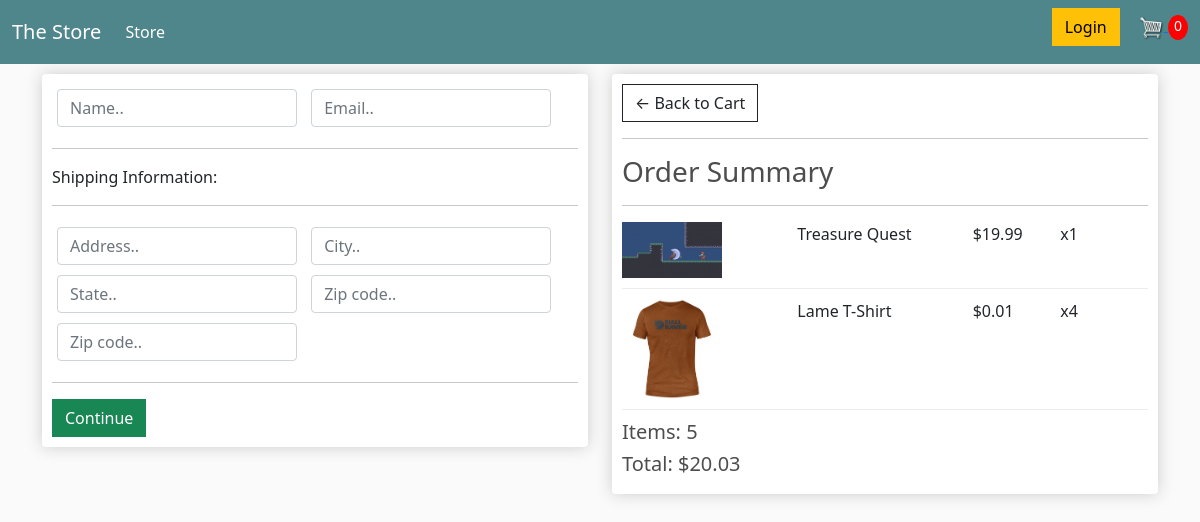
Before: /checkout (signed in) with the older database file.
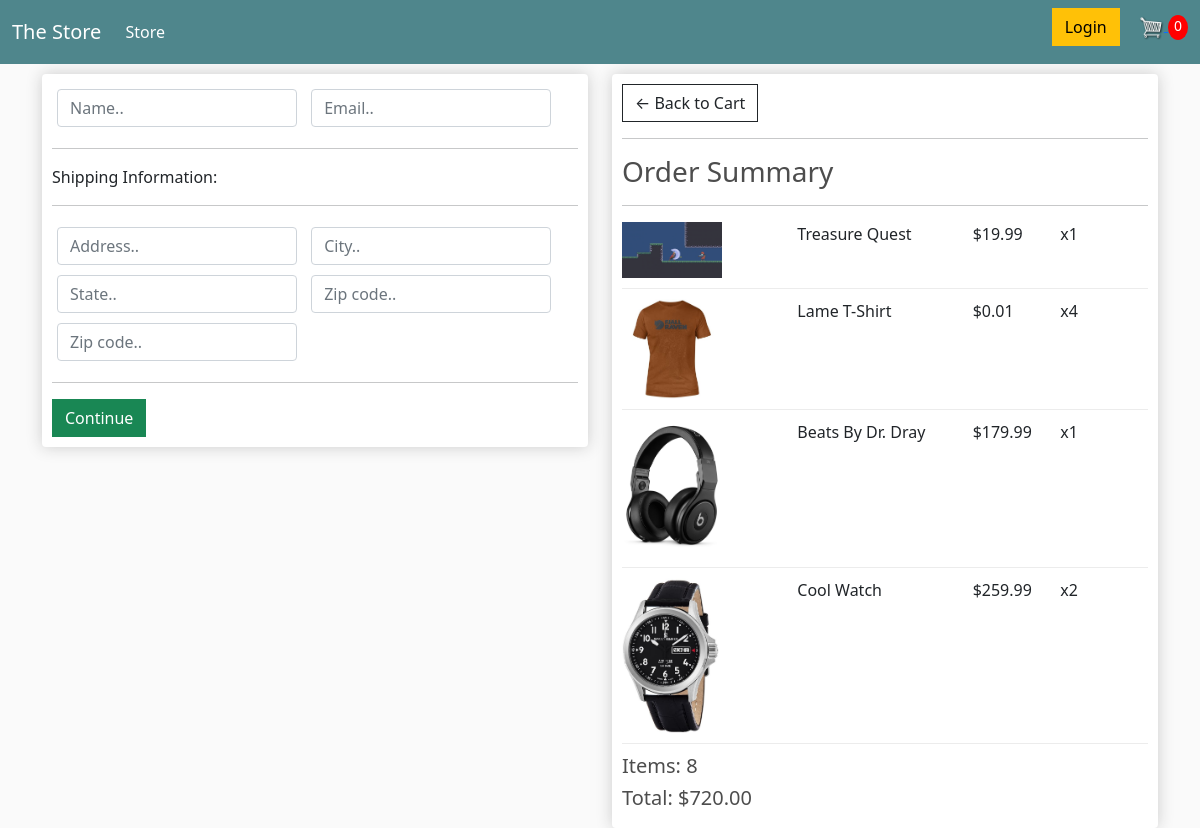
After: the same page with the newer database file.
### store/models.py (models this page shows, shortened)
class OrderItem(models.Model):
    product = models.ForeignKey(Product, on_delete=models.SET_NULL, blank=True, null=True)
    order = models.ForeignKey(Order, on_delete=models.SET_NULL, blank=True, null=True)
    quantity = models.IntegerField(default=0, null=True, blank=True)
    date_added = models.DateTimeField(auto_now_add=True)
    @property
    def get_total(self):
        total = self.product.price * self.quantity
        return total

class Product(models.Model):
    name = models.CharField(max_length=200, null=True)
    price = models.FloatField()
    image = models.ImageField(null=True, blank=True)
    digital = models.BooleanField(default=False, null=True, blank=False)

class Order(models.Model):
    customer = models.ForeignKey(Customer, on_delete=models.SET_NULL, blank=True, null=True)
    date_ordered = models.DateTimeField(auto_now_add=True)
    complete = models.BooleanField(default=False, null=True, blank=False)
    transaction_id = models.CharField(max_length=200, null=True)
    @property
    def get_cart_total(self):
        orderItems = self.orderitem_set.all()
        total = sum ([item.get_total for item in orderItems])
        return total
    @property
    def get_total_items(self):
        orderitems = self.orderitem_set.all()
        total = sum([item.quantity for item in orderitems])
        return total

### store/views.py (the view)
# urls.py: path('checkout', views.checkout, name='checkout'),
def checkout(request):
    if request.user.is_authenticated:
        customer = request.user.customer
        order, created = Order.objects.get_or_create(
            customer=customer, complete=False)
        items = order.orderitem_set.all()
    else:
        order = {'get_cart_total': 0, 'get_cart_items': 0}
        items = []
    context = {'items': items, 'order': order}
    return render(request, 'store/checkout.html', context)

### store/templates/store/checkout.html (shortened to what this page needs)
{% extends 'store/base.html' %}
{% load static %}
{% block content %}
<div class="row" >
    <div class="col-lg-6">
        <div class="box-element" id="form-wrapper">
            <form action="" id="form">
                <div id="user-info">
                    <div class="form-field">
                        <input required class="form-control" type="text" name="name" placeholder="Name..">
                    </div>
                    <div class="form-field">
                        <input required class="form-control" type="email" name="email" placeholder="Email..">
                    </div>
                </div>
                <div id="shipping-info">
                    <hr>
                    <p>Shipping Information:</p>
                    <hr>
                    <div class="form-field">
                        <input class="form-control" type="text" name="address" placeholder="Address..">
                    </div>
                    <div class="form-field">
                        <input class="form-control" type="text" name="city" placeholder="City..">
                    </div>
                    <div class="form-field">
                        <input class="form-control" type="text" name="state" placeholder="State..">
                    </div>
                    <div class="form-field">
                        <input class="form-control" type="text" name="zipcode" placeholder="Zip code..">
                    </div>
                    <div class="form-field">
                        <input class="form-control" type="text" name="country" placeholder="Zip code..">
                    </div>
                </div>
                <hr>
                <input class="btn btn-success btn-block" id="form-button" type="submit" value="Continue">
            </form>
        </div>
        <br>
    </div>
    <div class="col-lg-6">
        <div class="box-element">
            <a  class="btn btn-outline-dark" href="{% url 'cart' %}">&#x2190; Back to Cart</a>
				<hr>
				<h3>Order Summary</h3>
				<hr>
                {% for item in items %}
				<div class="cart-row">
					<div style="flex:2"><img class="row-image" src="{{item.product.image.url}}"></div>
					<div style="flex:2"><p>{{item.product.name}}</p></div>
					<div style="flex:1"><p>${{item.product.price|floatformat:2}}</p></div>
					<div style="flex:1"><p>x{{item.quantity}}</p></div>
				</div>
                {% endfor %}
				<h5>Items:   {{order.get_total_items}}</h5>
				<h5>Total:   ${{order.get_cart_total|floatformat:2}}</h5>
        </div>
    </div>
</div>
{% endblock %}

Changed rows visible on the page:
added OrderItem: product.image (picture), product.name "Beats By Dr. Dray", product.price "179.99", quantity "1"
added OrderItem: product.image (picture), product.name "Cool Watch", product.price "259.99", quantity "2"
computed for Order: get_total_items "5" → "8"; get_cart_total "20.03" → "720.00"
